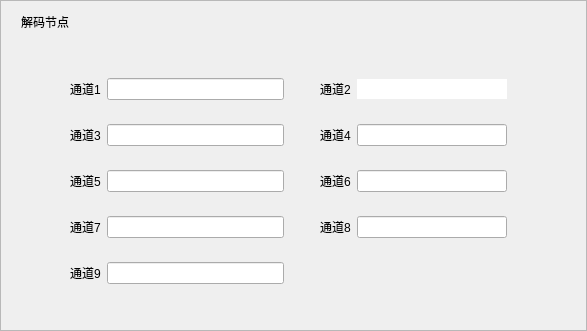
<?xml version="1.0" encoding="UTF-8"?>
<ui version="4.0">
 <class>JmTdStateWid</class>
 <widget class="QWidget" name="JmTdStateWid">
  <property name="geometry">
   <rect>
    <x>0</x>
    <y>0</y>
    <width>587</width>
    <height>331</height>
   </rect>
  </property>
  <property name="windowTitle">
   <string>Form</string>
  </property>
  <property name="styleSheet">
   <string notr="true"/>
  </property>
  <layout class="QVBoxLayout" name="verticalLayout_4">
   <property name="spacing">
    <number>0</number>
   </property>
   <property name="leftMargin">
    <number>0</number>
   </property>
   <property name="topMargin">
    <number>0</number>
   </property>
   <property name="rightMargin">
    <number>0</number>
   </property>
   <property name="bottomMargin">
    <number>0</number>
   </property>
   <item>
    <widget class="QFrame" name="frame">
     <property name="frameShape">
      <enum>QFrame::StyledPanel</enum>
     </property>
     <property name="frameShadow">
      <enum>QFrame::Raised</enum>
     </property>
     <layout class="QVBoxLayout" name="verticalLayout_3">
      <property name="spacing">
       <number>0</number>
      </property>
      <property name="leftMargin">
       <number>0</number>
      </property>
      <property name="topMargin">
       <number>0</number>
      </property>
      <property name="rightMargin">
       <number>0</number>
      </property>
      <property name="bottomMargin">
       <number>0</number>
      </property>
      <item>
       <widget class="QWidget" name="widget" native="true">
        <property name="styleSheet">
         <string notr="true"/>
        </property>
        <layout class="QVBoxLayout" name="verticalLayout_2">
         <property name="spacing">
          <number>0</number>
         </property>
         <property name="leftMargin">
          <number>0</number>
         </property>
         <property name="topMargin">
          <number>0</number>
         </property>
         <property name="rightMargin">
          <number>0</number>
         </property>
         <property name="bottomMargin">
          <number>0</number>
         </property>
         <item>
          <widget class="QWidget" name="widget_2" native="true">
           <property name="minimumSize">
            <size>
             <width>0</width>
             <height>30</height>
            </size>
           </property>
           <property name="styleSheet">
            <string notr="true"/>
           </property>
           <layout class="QHBoxLayout" name="horizontalLayout_9">
            <property name="spacing">
             <number>6</number>
            </property>
            <property name="leftMargin">
             <number>20</number>
            </property>
            <property name="topMargin">
             <number>0</number>
            </property>
            <property name="rightMargin">
             <number>0</number>
            </property>
            <property name="bottomMargin">
             <number>0</number>
            </property>
            <item>
             <widget class="QLabel" name="label">
              <property name="minimumSize">
               <size>
                <width>0</width>
                <height>0</height>
               </size>
              </property>
              <property name="font">
               <font>
                <weight>50</weight>
                <bold>false</bold>
               </font>
              </property>
              <property name="text">
               <string>解码节点</string>
              </property>
              <property name="alignment">
               <set>Qt::AlignBottom|Qt::AlignLeading|Qt::AlignLeft</set>
              </property>
             </widget>
            </item>
            <item>
             <widget class="QLabel" name="label_ip">
              <property name="minimumSize">
               <size>
                <width>120</width>
                <height>0</height>
               </size>
              </property>
              <property name="text">
               <string/>
              </property>
              <property name="alignment">
               <set>Qt::AlignBottom|Qt::AlignLeading|Qt::AlignLeft</set>
              </property>
             </widget>
            </item>
            <item>
             <spacer name="horizontalSpacer">
              <property name="orientation">
               <enum>Qt::Horizontal</enum>
              </property>
              <property name="sizeHint" stdset="0">
               <size>
                <width>154</width>
                <height>20</height>
               </size>
              </property>
             </spacer>
            </item>
           </layout>
          </widget>
         </item>
         <item>
          <widget class="QWidget" name="widget_16" native="true">
           <layout class="QHBoxLayout" name="horizontalLayout_14">
            <property name="spacing">
             <number>0</number>
            </property>
            <property name="leftMargin">
             <number>0</number>
            </property>
            <property name="topMargin">
             <number>0</number>
            </property>
            <property name="rightMargin">
             <number>0</number>
            </property>
            <property name="bottomMargin">
             <number>0</number>
            </property>
            <item>
             <spacer name="horizontalSpacer_10">
              <property name="orientation">
               <enum>Qt::Horizontal</enum>
              </property>
              <property name="sizeHint" stdset="0">
               <size>
                <width>40</width>
                <height>20</height>
               </size>
              </property>
             </spacer>
            </item>
            <item>
             <widget class="QWidget" name="widget_15" native="true">
              <property name="minimumSize">
               <size>
                <width>500</width>
                <height>0</height>
               </size>
              </property>
              <layout class="QVBoxLayout" name="verticalLayout">
               <property name="leftMargin">
                <number>0</number>
               </property>
               <property name="topMargin">
                <number>0</number>
               </property>
               <property name="rightMargin">
                <number>0</number>
               </property>
               <property name="bottomMargin">
                <number>0</number>
               </property>
               <item>
                <spacer name="verticalSpacer">
                 <property name="orientation">
                  <enum>Qt::Vertical</enum>
                 </property>
                 <property name="sizeHint" stdset="0">
                  <size>
                   <width>20</width>
                   <height>52</height>
                  </size>
                 </property>
                </spacer>
               </item>
               <item>
                <widget class="QWidget" name="widget_11" native="true">
                 <property name="minimumSize">
                  <size>
                   <width>0</width>
                   <height>40</height>
                  </size>
                 </property>
                 <layout class="QHBoxLayout" name="horizontalLayout_10">
                  <property name="spacing">
                   <number>0</number>
                  </property>
                  <property name="leftMargin">
                   <number>0</number>
                  </property>
                  <property name="topMargin">
                   <number>0</number>
                  </property>
                  <property name="rightMargin">
                   <number>0</number>
                  </property>
                  <property name="bottomMargin">
                   <number>0</number>
                  </property>
                  <item>
                   <widget class="QWidget" name="widget_3" native="true">
                    <layout class="QHBoxLayout" name="horizontalLayout">
                     <property name="leftMargin">
                      <number>0</number>
                     </property>
                     <property name="topMargin">
                      <number>0</number>
                     </property>
                     <property name="rightMargin">
                      <number>0</number>
                     </property>
                     <property name="bottomMargin">
                      <number>0</number>
                     </property>
                     <item>
                      <widget class="QLabel" name="label_td1">
                       <property name="minimumSize">
                        <size>
                         <width>20</width>
                         <height>20</height>
                        </size>
                       </property>
                       <property name="maximumSize">
                        <size>
                         <width>20</width>
                         <height>20</height>
                        </size>
                       </property>
                       <property name="text">
                        <string/>
                       </property>
                      </widget>
                     </item>
                     <item>
                      <widget class="QLabel" name="label_2">
                       <property name="styleSheet">
                        <string notr="true"/>
                       </property>
                       <property name="text">
                        <string>通道1</string>
                       </property>
                      </widget>
                     </item>
                     <item>
                      <widget class="QLineEdit" name="lineEdit_td1">
                       <property name="minimumSize">
                        <size>
                         <width>150</width>
                         <height>0</height>
                        </size>
                       </property>
                       <property name="contextMenuPolicy">
                        <enum>Qt::NoContextMenu</enum>
                       </property>
                       <property name="autoFillBackground">
                        <bool>false</bool>
                       </property>
                       <property name="styleSheet">
                        <string notr="true"/>
                       </property>
                      </widget>
                     </item>
                     <item>
                      <spacer name="horizontalSpacer_2">
                       <property name="orientation">
                        <enum>Qt::Horizontal</enum>
                       </property>
                       <property name="sizeType">
                        <enum>QSizePolicy::Fixed</enum>
                       </property>
                       <property name="sizeHint" stdset="0">
                        <size>
                         <width>10</width>
                         <height>20</height>
                        </size>
                       </property>
                      </spacer>
                     </item>
                    </layout>
                   </widget>
                  </item>
                  <item>
                   <widget class="QWidget" name="widget_4" native="true">
                    <layout class="QHBoxLayout" name="horizontalLayout_2">
                     <property name="leftMargin">
                      <number>0</number>
                     </property>
                     <property name="topMargin">
                      <number>0</number>
                     </property>
                     <property name="rightMargin">
                      <number>0</number>
                     </property>
                     <property name="bottomMargin">
                      <number>0</number>
                     </property>
                     <item>
                      <widget class="QLabel" name="label_td2">
                       <property name="minimumSize">
                        <size>
                         <width>20</width>
                         <height>20</height>
                        </size>
                       </property>
                       <property name="maximumSize">
                        <size>
                         <width>20</width>
                         <height>20</height>
                        </size>
                       </property>
                       <property name="text">
                        <string/>
                       </property>
                      </widget>
                     </item>
                     <item>
                      <widget class="QLabel" name="label_3">
                       <property name="styleSheet">
                        <string notr="true"/>
                       </property>
                       <property name="text">
                        <string>通道2</string>
                       </property>
                      </widget>
                     </item>
                     <item>
                      <widget class="QLineEdit" name="lineEdit_td2">
                       <property name="minimumSize">
                        <size>
                         <width>150</width>
                         <height>0</height>
                        </size>
                       </property>
                       <property name="contextMenuPolicy">
                        <enum>Qt::NoContextMenu</enum>
                       </property>
                       <property name="styleSheet">
                        <string notr="true"/>
                       </property>
                       <property name="frame">
                        <bool>false</bool>
                       </property>
                      </widget>
                     </item>
                     <item>
                      <spacer name="horizontalSpacer_3">
                       <property name="orientation">
                        <enum>Qt::Horizontal</enum>
                       </property>
                       <property name="sizeHint" stdset="0">
                        <size>
                         <width>1</width>
                         <height>20</height>
                        </size>
                       </property>
                      </spacer>
                     </item>
                    </layout>
                   </widget>
                  </item>
                 </layout>
                </widget>
               </item>
               <item>
                <widget class="QWidget" name="widget_12" native="true">
                 <property name="minimumSize">
                  <size>
                   <width>0</width>
                   <height>40</height>
                  </size>
                 </property>
                 <layout class="QHBoxLayout" name="horizontalLayout_11">
                  <property name="spacing">
                   <number>0</number>
                  </property>
                  <property name="leftMargin">
                   <number>0</number>
                  </property>
                  <property name="topMargin">
                   <number>0</number>
                  </property>
                  <property name="rightMargin">
                   <number>0</number>
                  </property>
                  <property name="bottomMargin">
                   <number>0</number>
                  </property>
                  <item>
                   <widget class="QWidget" name="widget_5" native="true">
                    <layout class="QHBoxLayout" name="horizontalLayout_3">
                     <property name="leftMargin">
                      <number>0</number>
                     </property>
                     <property name="topMargin">
                      <number>0</number>
                     </property>
                     <property name="rightMargin">
                      <number>0</number>
                     </property>
                     <property name="bottomMargin">
                      <number>0</number>
                     </property>
                     <item>
                      <widget class="QLabel" name="label_td3">
                       <property name="minimumSize">
                        <size>
                         <width>20</width>
                         <height>20</height>
                        </size>
                       </property>
                       <property name="maximumSize">
                        <size>
                         <width>20</width>
                         <height>20</height>
                        </size>
                       </property>
                       <property name="text">
                        <string/>
                       </property>
                      </widget>
                     </item>
                     <item>
                      <widget class="QLabel" name="label_4">
                       <property name="styleSheet">
                        <string notr="true"/>
                       </property>
                       <property name="text">
                        <string>通道3</string>
                       </property>
                      </widget>
                     </item>
                     <item>
                      <widget class="QLineEdit" name="lineEdit_td3">
                       <property name="minimumSize">
                        <size>
                         <width>150</width>
                         <height>0</height>
                        </size>
                       </property>
                       <property name="contextMenuPolicy">
                        <enum>Qt::NoContextMenu</enum>
                       </property>
                       <property name="styleSheet">
                        <string notr="true"/>
                       </property>
                      </widget>
                     </item>
                     <item>
                      <spacer name="horizontalSpacer_4">
                       <property name="orientation">
                        <enum>Qt::Horizontal</enum>
                       </property>
                       <property name="sizeType">
                        <enum>QSizePolicy::Fixed</enum>
                       </property>
                       <property name="sizeHint" stdset="0">
                        <size>
                         <width>10</width>
                         <height>20</height>
                        </size>
                       </property>
                      </spacer>
                     </item>
                    </layout>
                   </widget>
                  </item>
                  <item>
                   <widget class="QWidget" name="widget_6" native="true">
                    <layout class="QHBoxLayout" name="horizontalLayout_4">
                     <property name="leftMargin">
                      <number>0</number>
                     </property>
                     <property name="topMargin">
                      <number>0</number>
                     </property>
                     <property name="rightMargin">
                      <number>0</number>
                     </property>
                     <property name="bottomMargin">
                      <number>0</number>
                     </property>
                     <item>
                      <widget class="QLabel" name="label_td4">
                       <property name="minimumSize">
                        <size>
                         <width>20</width>
                         <height>20</height>
                        </size>
                       </property>
                       <property name="maximumSize">
                        <size>
                         <width>20</width>
                         <height>20</height>
                        </size>
                       </property>
                       <property name="text">
                        <string/>
                       </property>
                      </widget>
                     </item>
                     <item>
                      <widget class="QLabel" name="label_5">
                       <property name="styleSheet">
                        <string notr="true"/>
                       </property>
                       <property name="text">
                        <string>通道4</string>
                       </property>
                      </widget>
                     </item>
                     <item>
                      <widget class="QLineEdit" name="lineEdit_td4">
                       <property name="minimumSize">
                        <size>
                         <width>150</width>
                         <height>0</height>
                        </size>
                       </property>
                       <property name="contextMenuPolicy">
                        <enum>Qt::NoContextMenu</enum>
                       </property>
                       <property name="styleSheet">
                        <string notr="true"/>
                       </property>
                      </widget>
                     </item>
                     <item>
                      <spacer name="horizontalSpacer_5">
                       <property name="orientation">
                        <enum>Qt::Horizontal</enum>
                       </property>
                       <property name="sizeHint" stdset="0">
                        <size>
                         <width>1</width>
                         <height>20</height>
                        </size>
                       </property>
                      </spacer>
                     </item>
                    </layout>
                   </widget>
                  </item>
                 </layout>
                </widget>
               </item>
               <item>
                <widget class="QWidget" name="widget_13" native="true">
                 <property name="minimumSize">
                  <size>
                   <width>0</width>
                   <height>40</height>
                  </size>
                 </property>
                 <layout class="QHBoxLayout" name="horizontalLayout_12">
                  <property name="spacing">
                   <number>0</number>
                  </property>
                  <property name="leftMargin">
                   <number>0</number>
                  </property>
                  <property name="topMargin">
                   <number>0</number>
                  </property>
                  <property name="rightMargin">
                   <number>0</number>
                  </property>
                  <property name="bottomMargin">
                   <number>0</number>
                  </property>
                  <item>
                   <widget class="QWidget" name="widget_7" native="true">
                    <layout class="QHBoxLayout" name="horizontalLayout_5">
                     <property name="leftMargin">
                      <number>0</number>
                     </property>
                     <property name="topMargin">
                      <number>0</number>
                     </property>
                     <property name="rightMargin">
                      <number>0</number>
                     </property>
                     <property name="bottomMargin">
                      <number>0</number>
                     </property>
                     <item>
                      <widget class="QLabel" name="label_td5">
                       <property name="minimumSize">
                        <size>
                         <width>20</width>
                         <height>20</height>
                        </size>
                       </property>
                       <property name="maximumSize">
                        <size>
                         <width>20</width>
                         <height>20</height>
                        </size>
                       </property>
                       <property name="text">
                        <string/>
                       </property>
                      </widget>
                     </item>
                     <item>
                      <widget class="QLabel" name="label_6">
                       <property name="styleSheet">
                        <string notr="true"/>
                       </property>
                       <property name="text">
                        <string>通道5</string>
                       </property>
                      </widget>
                     </item>
                     <item>
                      <widget class="QLineEdit" name="lineEdit_td5">
                       <property name="minimumSize">
                        <size>
                         <width>150</width>
                         <height>0</height>
                        </size>
                       </property>
                       <property name="contextMenuPolicy">
                        <enum>Qt::NoContextMenu</enum>
                       </property>
                       <property name="styleSheet">
                        <string notr="true"/>
                       </property>
                      </widget>
                     </item>
                     <item>
                      <spacer name="horizontalSpacer_6">
                       <property name="orientation">
                        <enum>Qt::Horizontal</enum>
                       </property>
                       <property name="sizeType">
                        <enum>QSizePolicy::Fixed</enum>
                       </property>
                       <property name="sizeHint" stdset="0">
                        <size>
                         <width>10</width>
                         <height>20</height>
                        </size>
                       </property>
                      </spacer>
                     </item>
                    </layout>
                   </widget>
                  </item>
                  <item>
                   <widget class="QWidget" name="widget_8" native="true">
                    <layout class="QHBoxLayout" name="horizontalLayout_6">
                     <property name="leftMargin">
                      <number>0</number>
                     </property>
                     <property name="topMargin">
                      <number>0</number>
                     </property>
                     <property name="rightMargin">
                      <number>0</number>
                     </property>
                     <property name="bottomMargin">
                      <number>0</number>
                     </property>
                     <item>
                      <widget class="QLabel" name="label_td6">
                       <property name="minimumSize">
                        <size>
                         <width>20</width>
                         <height>20</height>
                        </size>
                       </property>
                       <property name="maximumSize">
                        <size>
                         <width>20</width>
                         <height>20</height>
                        </size>
                       </property>
                       <property name="text">
                        <string/>
                       </property>
                      </widget>
                     </item>
                     <item>
                      <widget class="QLabel" name="label_7">
                       <property name="styleSheet">
                        <string notr="true"/>
                       </property>
                       <property name="text">
                        <string>通道6</string>
                       </property>
                      </widget>
                     </item>
                     <item>
                      <widget class="QLineEdit" name="lineEdit_td6">
                       <property name="minimumSize">
                        <size>
                         <width>150</width>
                         <height>0</height>
                        </size>
                       </property>
                       <property name="contextMenuPolicy">
                        <enum>Qt::NoContextMenu</enum>
                       </property>
                       <property name="styleSheet">
                        <string notr="true"/>
                       </property>
                      </widget>
                     </item>
                     <item>
                      <spacer name="horizontalSpacer_7">
                       <property name="orientation">
                        <enum>Qt::Horizontal</enum>
                       </property>
                       <property name="sizeHint" stdset="0">
                        <size>
                         <width>1</width>
                         <height>20</height>
                        </size>
                       </property>
                      </spacer>
                     </item>
                    </layout>
                   </widget>
                  </item>
                 </layout>
                </widget>
               </item>
               <item>
                <widget class="QWidget" name="widget_14" native="true">
                 <property name="minimumSize">
                  <size>
                   <width>0</width>
                   <height>40</height>
                  </size>
                 </property>
                 <layout class="QHBoxLayout" name="horizontalLayout_13">
                  <property name="spacing">
                   <number>0</number>
                  </property>
                  <property name="leftMargin">
                   <number>0</number>
                  </property>
                  <property name="topMargin">
                   <number>0</number>
                  </property>
                  <property name="rightMargin">
                   <number>0</number>
                  </property>
                  <property name="bottomMargin">
                   <number>0</number>
                  </property>
                  <item>
                   <widget class="QWidget" name="widget_9" native="true">
                    <layout class="QHBoxLayout" name="horizontalLayout_7">
                     <property name="leftMargin">
                      <number>0</number>
                     </property>
                     <property name="topMargin">
                      <number>0</number>
                     </property>
                     <property name="rightMargin">
                      <number>0</number>
                     </property>
                     <property name="bottomMargin">
                      <number>0</number>
                     </property>
                     <item>
                      <widget class="QLabel" name="label_td7">
                       <property name="minimumSize">
                        <size>
                         <width>20</width>
                         <height>20</height>
                        </size>
                       </property>
                       <property name="maximumSize">
                        <size>
                         <width>20</width>
                         <height>20</height>
                        </size>
                       </property>
                       <property name="text">
                        <string/>
                       </property>
                      </widget>
                     </item>
                     <item>
                      <widget class="QLabel" name="label_8">
                       <property name="styleSheet">
                        <string notr="true"/>
                       </property>
                       <property name="text">
                        <string>通道7</string>
                       </property>
                      </widget>
                     </item>
                     <item>
                      <widget class="QLineEdit" name="lineEdit_td7">
                       <property name="minimumSize">
                        <size>
                         <width>150</width>
                         <height>0</height>
                        </size>
                       </property>
                       <property name="contextMenuPolicy">
                        <enum>Qt::NoContextMenu</enum>
                       </property>
                       <property name="styleSheet">
                        <string notr="true"/>
                       </property>
                      </widget>
                     </item>
                     <item>
                      <spacer name="horizontalSpacer_8">
                       <property name="orientation">
                        <enum>Qt::Horizontal</enum>
                       </property>
                       <property name="sizeType">
                        <enum>QSizePolicy::Fixed</enum>
                       </property>
                       <property name="sizeHint" stdset="0">
                        <size>
                         <width>10</width>
                         <height>20</height>
                        </size>
                       </property>
                      </spacer>
                     </item>
                    </layout>
                   </widget>
                  </item>
                  <item>
                   <widget class="QWidget" name="widget_10" native="true">
                    <layout class="QHBoxLayout" name="horizontalLayout_8">
                     <property name="leftMargin">
                      <number>0</number>
                     </property>
                     <property name="topMargin">
                      <number>0</number>
                     </property>
                     <property name="rightMargin">
                      <number>0</number>
                     </property>
                     <property name="bottomMargin">
                      <number>0</number>
                     </property>
                     <item>
                      <widget class="QLabel" name="label_td8">
                       <property name="minimumSize">
                        <size>
                         <width>20</width>
                         <height>20</height>
                        </size>
                       </property>
                       <property name="maximumSize">
                        <size>
                         <width>20</width>
                         <height>20</height>
                        </size>
                       </property>
                       <property name="text">
                        <string/>
                       </property>
                      </widget>
                     </item>
                     <item>
                      <widget class="QLabel" name="label_9">
                       <property name="styleSheet">
                        <string notr="true"/>
                       </property>
                       <property name="text">
                        <string>通道8</string>
                       </property>
                      </widget>
                     </item>
                     <item>
                      <widget class="QLineEdit" name="lineEdit_td8">
                       <property name="minimumSize">
                        <size>
                         <width>150</width>
                         <height>0</height>
                        </size>
                       </property>
                       <property name="contextMenuPolicy">
                        <enum>Qt::NoContextMenu</enum>
                       </property>
                       <property name="styleSheet">
                        <string notr="true"/>
                       </property>
                      </widget>
                     </item>
                     <item>
                      <spacer name="horizontalSpacer_9">
                       <property name="orientation">
                        <enum>Qt::Horizontal</enum>
                       </property>
                       <property name="sizeHint" stdset="0">
                        <size>
                         <width>1</width>
                         <height>20</height>
                        </size>
                       </property>
                      </spacer>
                     </item>
                    </layout>
                   </widget>
                  </item>
                 </layout>
                </widget>
               </item>
               <item>
                <widget class="QWidget" name="widget_17" native="true">
                 <property name="minimumSize">
                  <size>
                   <width>0</width>
                   <height>40</height>
                  </size>
                 </property>
                 <layout class="QHBoxLayout" name="horizontalLayout_15">
                  <property name="spacing">
                   <number>0</number>
                  </property>
                  <property name="leftMargin">
                   <number>0</number>
                  </property>
                  <property name="topMargin">
                   <number>0</number>
                  </property>
                  <property name="rightMargin">
                   <number>0</number>
                  </property>
                  <property name="bottomMargin">
                   <number>0</number>
                  </property>
                  <item>
                   <widget class="QWidget" name="widget_18" native="true">
                    <layout class="QHBoxLayout" name="horizontalLayout_16">
                     <property name="leftMargin">
                      <number>0</number>
                     </property>
                     <property name="topMargin">
                      <number>0</number>
                     </property>
                     <property name="rightMargin">
                      <number>0</number>
                     </property>
                     <property name="bottomMargin">
                      <number>0</number>
                     </property>
                     <item>
                      <widget class="QLabel" name="label_td9">
                       <property name="minimumSize">
                        <size>
                         <width>20</width>
                         <height>20</height>
                        </size>
                       </property>
                       <property name="maximumSize">
                        <size>
                         <width>20</width>
                         <height>20</height>
                        </size>
                       </property>
                       <property name="text">
                        <string/>
                       </property>
                      </widget>
                     </item>
                     <item>
                      <widget class="QLabel" name="label_10">
                       <property name="styleSheet">
                        <string notr="true"/>
                       </property>
                       <property name="text">
                        <string>通道9</string>
                       </property>
                      </widget>
                     </item>
                     <item>
                      <widget class="QLineEdit" name="lineEdit_td9">
                       <property name="minimumSize">
                        <size>
                         <width>150</width>
                         <height>0</height>
                        </size>
                       </property>
                       <property name="contextMenuPolicy">
                        <enum>Qt::NoContextMenu</enum>
                       </property>
                       <property name="styleSheet">
                        <string notr="true"/>
                       </property>
                      </widget>
                     </item>
                     <item>
                      <spacer name="horizontalSpacer_12">
                       <property name="orientation">
                        <enum>Qt::Horizontal</enum>
                       </property>
                       <property name="sizeType">
                        <enum>QSizePolicy::Fixed</enum>
                       </property>
                       <property name="sizeHint" stdset="0">
                        <size>
                         <width>10</width>
                         <height>20</height>
                        </size>
                       </property>
                      </spacer>
                     </item>
                    </layout>
                   </widget>
                  </item>
                  <item>
                   <widget class="QWidget" name="widget_19" native="true">
                    <layout class="QHBoxLayout" name="horizontalLayout_17">
                     <property name="leftMargin">
                      <number>0</number>
                     </property>
                     <property name="topMargin">
                      <number>0</number>
                     </property>
                     <property name="rightMargin">
                      <number>0</number>
                     </property>
                     <property name="bottomMargin">
                      <number>0</number>
                     </property>
                     <item>
                      <widget class="QLabel" name="label_td8_2">
                       <property name="minimumSize">
                        <size>
                         <width>20</width>
                         <height>20</height>
                        </size>
                       </property>
                       <property name="maximumSize">
                        <size>
                         <width>20</width>
                         <height>20</height>
                        </size>
                       </property>
                       <property name="text">
                        <string/>
                       </property>
                      </widget>
                     </item>
                     <item>
                      <spacer name="horizontalSpacer_13">
                       <property name="orientation">
                        <enum>Qt::Horizontal</enum>
                       </property>
                       <property name="sizeHint" stdset="0">
                        <size>
                         <width>1</width>
                         <height>20</height>
                        </size>
                       </property>
                      </spacer>
                     </item>
                    </layout>
                   </widget>
                  </item>
                 </layout>
                </widget>
               </item>
               <item>
                <spacer name="verticalSpacer_2">
                 <property name="orientation">
                  <enum>Qt::Vertical</enum>
                 </property>
                 <property name="sizeHint" stdset="0">
                  <size>
                   <width>20</width>
                   <height>51</height>
                  </size>
                 </property>
                </spacer>
               </item>
              </layout>
             </widget>
            </item>
            <item>
             <spacer name="horizontalSpacer_11">
              <property name="orientation">
               <enum>Qt::Horizontal</enum>
              </property>
              <property name="sizeHint" stdset="0">
               <size>
                <width>39</width>
                <height>20</height>
               </size>
              </property>
             </spacer>
            </item>
           </layout>
          </widget>
         </item>
        </layout>
       </widget>
      </item>
     </layout>
    </widget>
   </item>
  </layout>
 </widget>
 <resources/>
 <connections/>
</ui>
